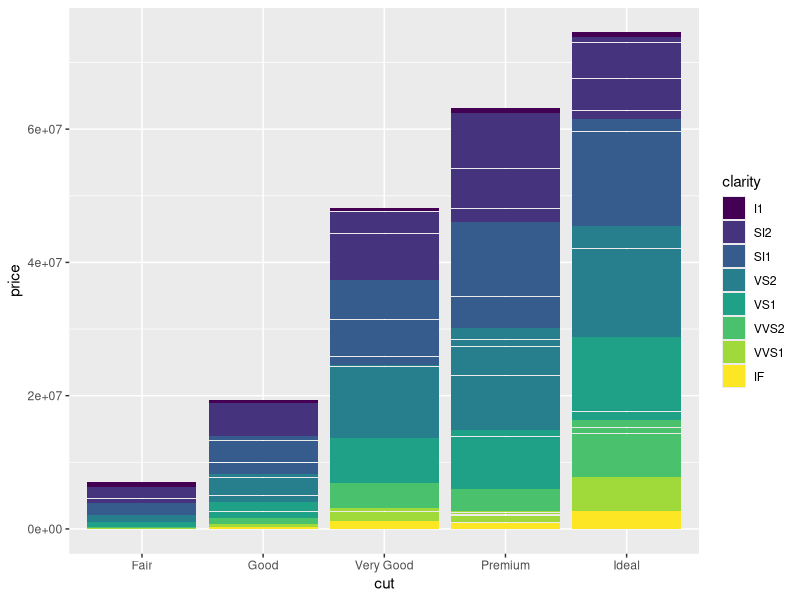
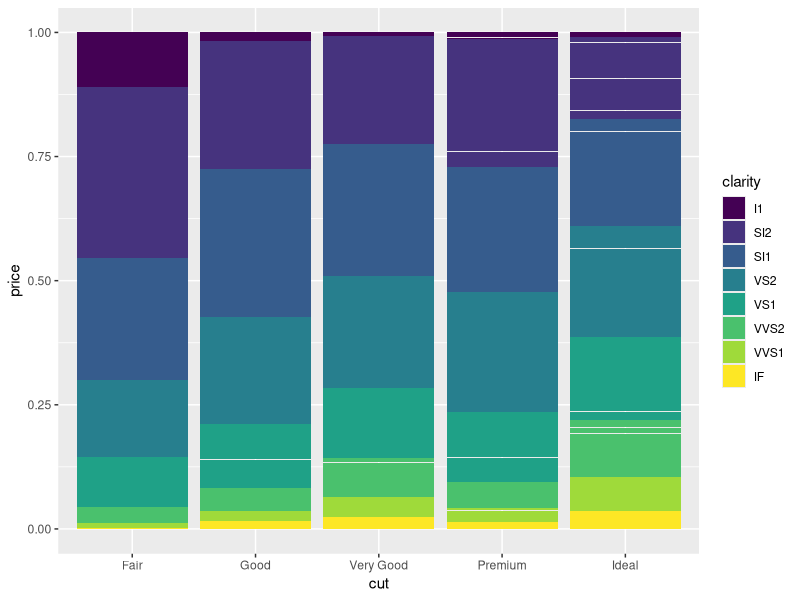
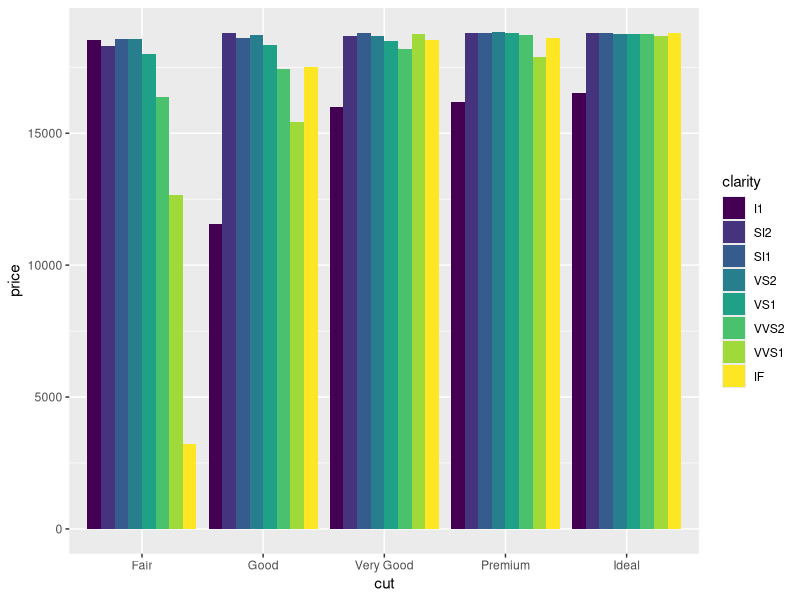
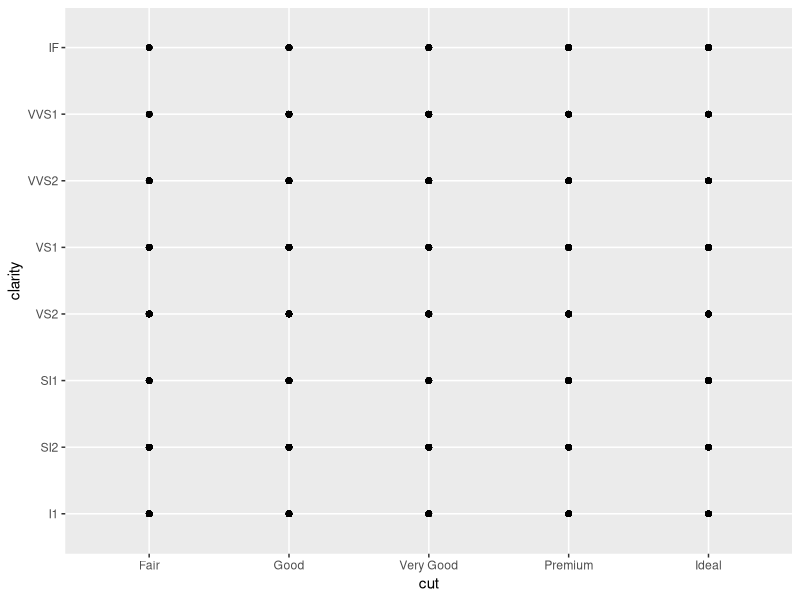
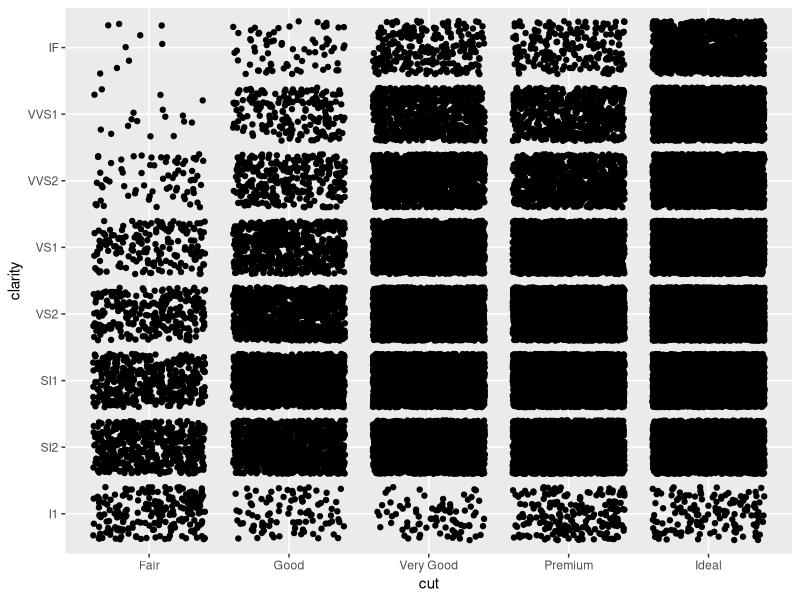
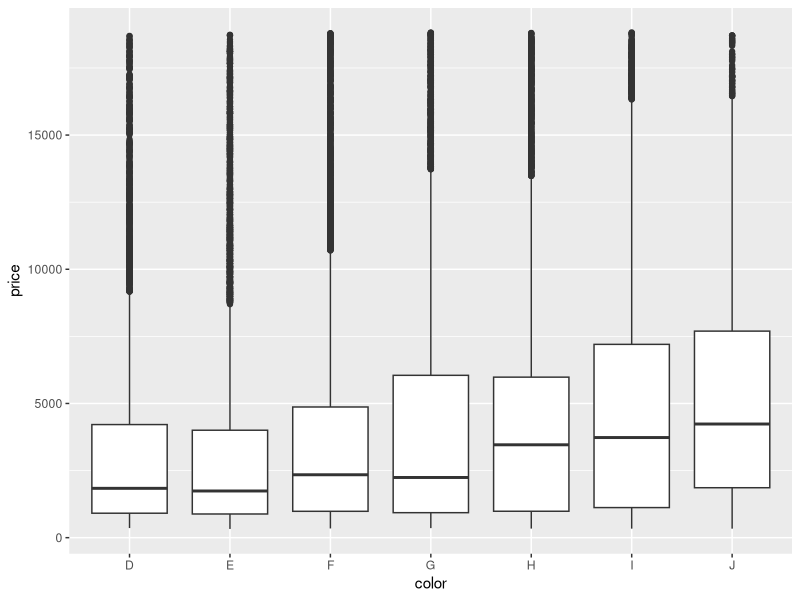
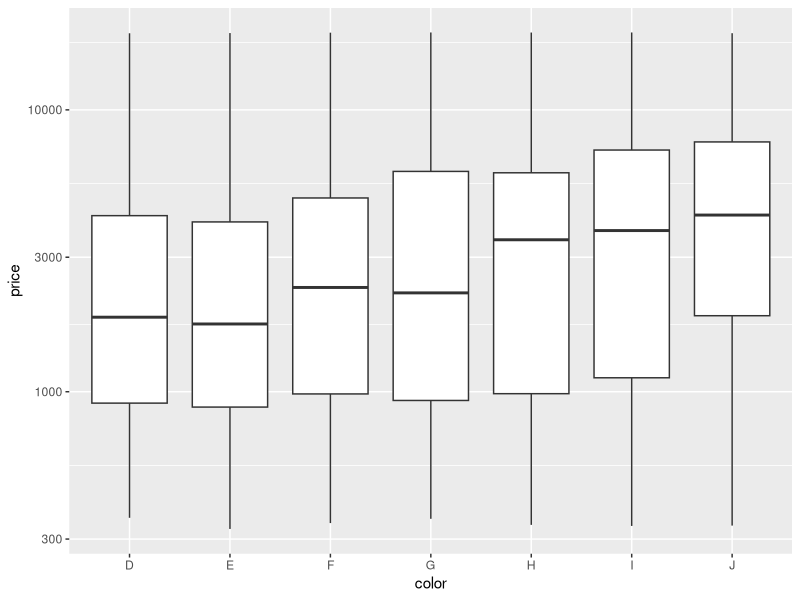
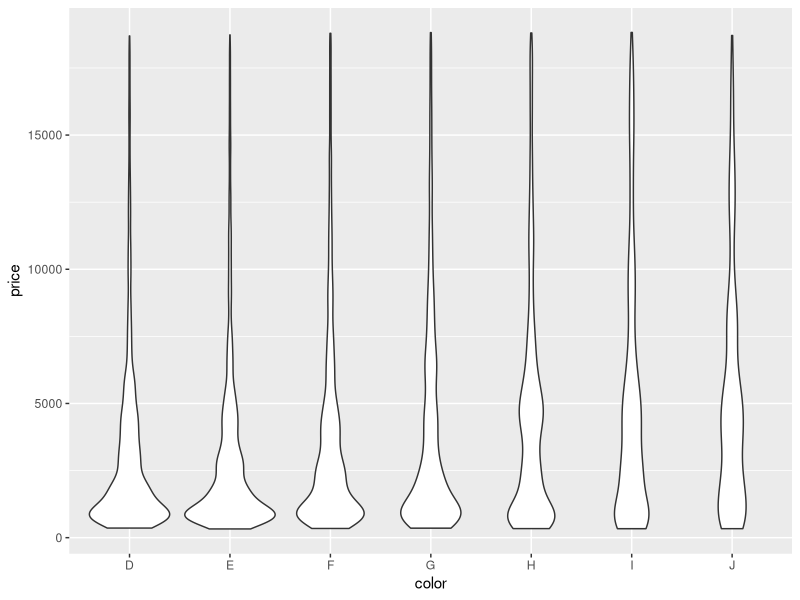

The R source for these figures, in order:
# Exercise 2: advanced ggplot2 practice

# Install and load the `ggplot2` package
#install.packages('ggplot2')
library("ggplot2")

# For this exercise you will again be working with the `diamonds` data set.
# Use `?diamonds` to review details about this data set
?diamonds

## Position Adjustments

# Draw a column (bar) chart of diamonds cuts by price, with each bar filled by 
# clarity. You should see a _stacked_ bar chart.
ggplot(data = diamonds) +
  geom_col(mapping = aes(x = cut, y = price, fill = clarity))
# Draw the same chart again, but with each element positioned to "fill" the y axis

ggplot(data = diamonds) +
  geom_col(mapping = aes(x = cut, y = price, fill = clarity), position = "fill")

# Draw the same chart again, but with each element positioned to "dodge" each other
ggplot(data = diamonds) +
  geom_col(mapping = aes(x = cut, y = price, fill = clarity), position = "dodge")

# Draw a plot with point geometry with the x-position mapped to `cut` and the 
# y-position mapped to `clarity`
# This creates a "grid" grouping the points
ggplot(data = diamonds) +
  geom_point(mapping = aes(x = cut, y = clarity))

# Use the "jitter" position adjustment to keep the points from all overlapping!
# (This works a little better with a sample of diamond data, such as from the 
# previous exercise).
ggplot(data = diamonds) +
  geom_point(mapping = aes(x = cut, y = clarity), position = "jitter")


## Scales

# Draw a "boxplot" (with `geom_boxplot`) for the diamond's price (y) by color (x)
ggplot(data = diamonds) +
  geom_boxplot(mapping = aes(x = color, y = price))

# This has a lot of outliers, making it harder to read. To fix this, draw the 
# same plot but with a _logarithmic_ scale for the y axis.
ggplot(data = diamonds) +
  geom_boxplot(mapping = aes(x = color, y = price)) +
  scale_y_log10()

# For another version, draw the same plot but with `violin` geometry instead of 
# `boxplot` geometry!
# How does the logarithmic scale change the data presentation?
ggplot(data = diamonds) +
  geom_violin(mapping = aes(x = color, y = price))

ggplot(data = diamonds) +
  geom_violin(mapping = aes(x = color, y = price)) +
  scale_y_log10()

# Another interesting plot: draw a plot of the diamonds price (y) by carat (x), 
# using a heatmap of 2d bins (geom_bin2d)
# What happens when you make the x and y channels scale logarithmically?
ggplot(data = diamonds) +
  geom_bin2d(mapping = aes(x = carat, y = price))
ggplot(data = diamonds) +
  geom_bin2d(mapping = aes(x = carat, y = price)) +
  scale_x_log10() +
  scale_y_log10()

# Draw a scatter plot for the diamonds price (y) by carat (x). Color each point
# by the clarity (Remember, this will take a while. Use a sample of the diamonds 
# for faster results)
ggplot(data = diamonds) +
  geom_bin2d(mapping = aes(x = carat, y = price))

# Change the color of the previous plot using a ColorBrewer scale of your choice. 
# What looks nice?
ggplot(data = diamonds) +
  geom_bin2d(mapping = aes(x = carat, y = price)) +
  scale_color_brewer(palette = "Set1")


## Coordinate Systems

# Draw a bar chart with x-position and fill color BOTH mapped to cut
# For best results, SET the `width` of the geometry to be 1 (fill plot, no space
# between)
# TIP: You can save the plot to a variable for easier modifications
ggplot(data = diamonds) +
  geom_bin2d(mapping = aes(x = cut, y = cut))

# Draw the same chart, but with the coordinate system flipped
ggplot(data = diamonds) +
  geom_bin2d(mapping = aes(x = cut, y = cut)) +
  coord_flip()

# Draw the same chart, but in a polar coordinate system. It's a Coxcomb chart!
ggplot(data = diamonds) +
  geom_bin2d(mapping = aes(x = cut, y = cut)) +
  coord_polar()


## Facets

# Take the scatter plot of price by carat data (colored by clarity) and add 
# _facets_ based on the diamond's `color`
my_plot <- ggplot(data = diamonds) +
  geom_point(mapping = aes(x = price, y = carat, color = clarity)) +
  facet_wrap(~color)


## Saving Plots

# Use the `ggsave()` function to save the current (recent) plot to disk.
# Name the output file "my-plot.png".
# Make sure you've set the working directory!!
ggsave("my-plot.png", my_plot)
